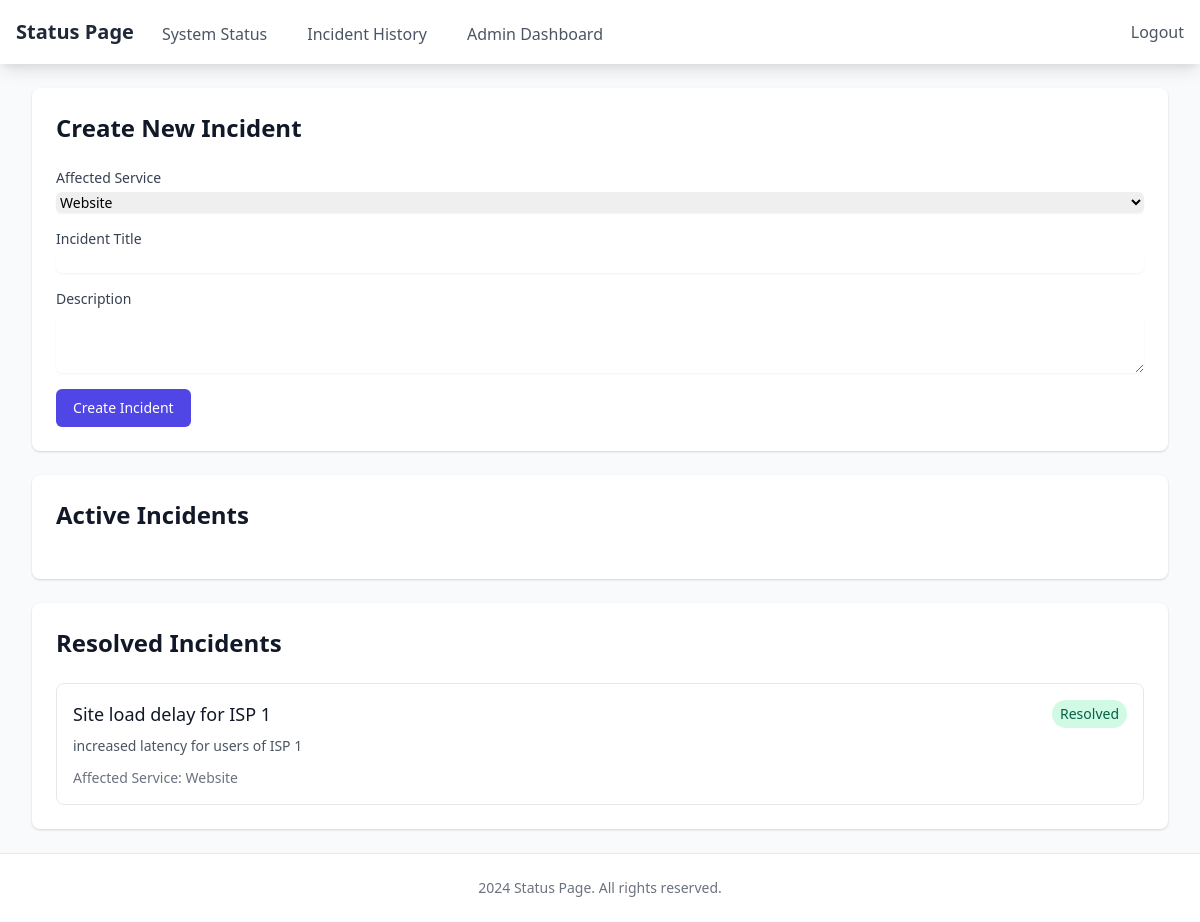
Page /admin/incidents (signed in) on the committed database.
### app/models.py (models this page shows)
class Incident(db.Model):
    id = db.Column(db.Integer, primary_key=True)
    service_id = db.Column(db.Integer, db.ForeignKey('service.id'), nullable=False)
    title = db.Column(db.String(200), nullable=False)
    description = db.Column(db.Text)
    status = db.Column(db.String(20), default='investigating')  # investigating, identified, monitoring, resolved
    created_at = db.Column(db.DateTime, default=datetime.utcnow)
    updated_at = db.Column(db.DateTime, default=datetime.utcnow, onupdate=datetime.utcnow)
    updates = db.relationship('IncidentUpdate', backref='incident', lazy=True)

class Service(db.Model):
    id = db.Column(db.Integer, primary_key=True)
    name = db.Column(db.String(100), nullable=False)
    description = db.Column(db.Text)
    status = db.Column(db.String(20), default='operational')  # operational, degraded, outage
    created_at = db.Column(db.DateTime, default=datetime.utcnow)
    incidents = db.relationship('Incident', backref='service', lazy=True)

### app/routes/admin.py (the view, shortened to what this page needs)
@bp.route('/incidents', methods=['GET', 'POST'])
@login_required
def incidents():
    incidents = Incident.query.order_by(Incident.created_at.desc()).all()
    services = Service.query.all()
    return render_template('admin/incidents.html', incidents=incidents, services=services)

### app/__init__.py (called while the page is built)
def create_app(config_class=Config):
    app = Flask(__name__)
    app.config.from_object(config_class)
    db.init_app(app)
    login_manager.init_app(app)
    migrate.init_app(app, db)
    login_manager.login_view = 'admin.login'
    login_manager.login_message_category = 'info'
    @app.context_processor
    def inject_year():
        return {'current_year': datetime.utcnow().year}
    from app.routes import admin, public
    app.register_blueprint(admin.bp)
    app.register_blueprint(public.bp)
    return app

### app/models.py (called while the page is built)
@login_manager.user_loader
def load_user(id):
    return User.query.get(int(id))

### app/templates/admin/incidents.html (shortened to what this page needs)
{% extends "base.html" %}
{% block content %}
<div class="space-y-6">
    <div class="bg-white shadow rounded-lg p-6">
        <h2 class="text-2xl font-bold text-gray-900 mb-6">Create New Incident</h2>
        <form method="POST" class="space-y-4">
            <div>
                <label for="service_id" class="block text-sm font-medium text-gray-700">Affected Service</label>
                <select name="service_id" id="service_id" required
                        class="mt-1 block w-full rounded-md border-gray-300 shadow-sm focus:border-indigo-500 focus:ring-indigo-500 sm:text-sm">
                    {% for service in services %}
                    <option value="{{ service.id }}">{{ service.name }}</option>
                    {% endfor %}
                </select>
            </div>
            <div>
                <label for="title" class="block text-sm font-medium text-gray-700">Incident Title</label>
                <input type="text" name="title" id="title" required
                       class="mt-1 block w-full rounded-md border-gray-300 shadow-sm focus:border-indigo-500 focus:ring-indigo-500 sm:text-sm">
            </div>
            <div>
                <label for="description" class="block text-sm font-medium text-gray-700">Description</label>
                <textarea name="description" id="description" rows="3" required
                          class="mt-1 block w-full rounded-md border-gray-300 shadow-sm focus:border-indigo-500 focus:ring-indigo-500 sm:text-sm"></textarea>
            </div>
            <div>
                <button type="submit"
                        class="inline-flex items-center px-4 py-2 border border-transparent text-sm font-medium rounded-md text-white bg-indigo-600 hover:bg-indigo-700">
                    Create Incident
                </button>
            </div>
        </form>
    </div>
    <div class="bg-white shadow rounded-lg p-6">
        <h2 class="text-2xl font-bold text-gray-900 mb-6">Active Incidents</h2>
    </div>
    <div class="bg-white shadow rounded-lg p-6">
        <h2 class="text-2xl font-bold text-gray-900 mb-6">Resolved Incidents</h2>
        <div class="space-y-4">
            {% for incident in incidents if incident.status == 'resolved' %}
            <div class="border rounded-lg p-4">
                <div class="flex items-center justify-between">
                    <h3 class="text-lg font-medium text-gray-900">{{ incident.title }}</h3>
                    <span class="px-2 py-1 text-sm rounded-full bg-green-100 text-green-800">Resolved</span>
                </div>
                <p class="mt-2 text-sm text-gray-600">{{ incident.description }}</p>
                <div class="mt-3 text-sm text-gray-500">
                    Affected Service: {{ incident.service.name }}
                </div>
            </div>
            {% endfor %}
        </div>
    </div>
</div>
{% endblock %}

### rows in the picture
Incident: title "Site load delay for ISP 1", description "increased latency for users of ISP 1", service.name "Website"

### other values in the picture
form field service_id "Website"
